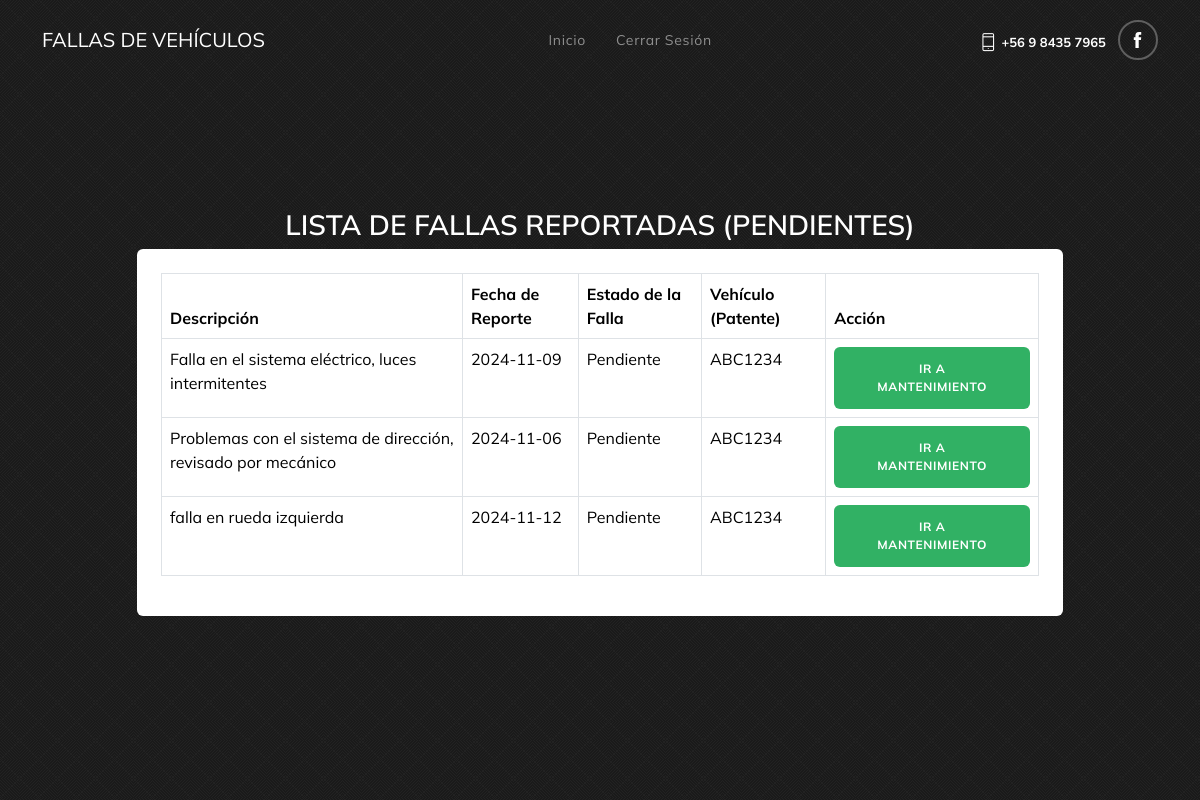
/Pagina/lista_fallas.php, run on the app's committed database.
### tables this page shows
CREATE TABLE `fallas_reportadas` (
  `id` int(11) NOT NULL,
  `vehiculo_id` int(11) DEFAULT NULL,
  `descripcion` text DEFAULT NULL,
  `fecha_reporte` date DEFAULT NULL,
  `estado_falla` varchar(50) DEFAULT NULL,
  `usuario_id` int(11) NOT NULL
);

CREATE TABLE `vehiculos` (
  `id` int(11) NOT NULL,
  `patente` varchar(10) NOT NULL,
  `tipo` varchar(50) NOT NULL,
  `modelo` varchar(50) DEFAULT NULL,
  `anno` int(11) DEFAULT NULL,
  `kilometraje_actual` int(11) DEFAULT NULL,
  `estado` varchar(50) DEFAULT NULL,
  `fecha_ingreso` date DEFAULT NULL
);

### Pagina/lista_fallas.php (the view, shortened to what this page needs)
<!DOCTYPE html>
<html lang="es">
<head>
    <link href="css/bootstrap.min.css" rel="stylesheet" type="text/css" />
    <link rel="stylesheet" type="text/css" href="css/themify-icons.css" />
    <link rel="stylesheet" href="https://cdn.jsdelivr.net/npm/bootstrap-icons@1.11.3/font/bootstrap-icons.min.css">
    <link href="css/style.min.css" rel="stylesheet" type="text/css" />
    <link rel="stylesheet" href="css/colors/green.css" id="color-opt">
    <link href="https://cdn.jsdelivr.net/npm/bootstrap@5.3.2/dist/css/bootstrap.min.css" rel="stylesheet">
    <link rel="stylesheet" type="text/css" href="css/themify-icons.css" />
    <link href="css/style.min.css" rel="stylesheet" type="text/css" />
    <link rel="stylesheet" href="css/colors/green.css" id="color-opt">
</head>
<body>
    <nav class="navbar navbar-expand-lg fixed-top navbar-custom sticky sticky-dark" id="navbar">
        <div class="container">
            <a class="navbar-brand">Fallas de Vehículos</a>
            <div class="collapse navbar-collapse" id="navbarCollapse">
                <ul class="navbar-nav mx-auto">
                    <li class="nav-item">
                        <a class="nav-link" href="mecanico_dashboard.php">Inicio</a>
                    </li>
                    <li class="nav-item">
                        <a class="nav-link" href="login.php">Cerrar Sesión</a>
                    </li>
                </ul>
                <ul class="text-right list-unstyled list-inline mb-0 nav-social">
                    <li class="list-inline-item text-white nav-number"><i class="ti-mobile"></i> <span>+56 9 8435 7965</span></li>
                    <li class="list-inline-item"><a href="#" class="facebook"><i class="ti-facebook"></i></a></li>
                </ul>
            </div>
        </div>
    </nav>
    <section class="bg-login d-flex align-items-center">
        <div class="container">
            <div class="row justify-content-center mt-4">
                <div class="col-lg-10">
                    <div class="text-center page-heading">
                        <h1 class="text-white">Lista de Fallas Reportadas (Pendientes)</h1>
                    </div>
                    <div class="bg-white p-4 rounded">
                        <?php
                        include "modelo/conexion.php";
                        ?>
                        <div class="table-responsive">
                            <table class="table table-bordered">
                                <thead>
                                    <tr>
                                        <th scope="col">Descripción</th>
                                        <th scope="col">Fecha de Reporte</th>
                                        <th scope="col">Estado de la Falla</th>
                                        <th scope="col">Vehículo (Patente)</th>
                                        <th scope="col">Acción</th>
                                    </tr>
                                </thead>
                                <tbody>
                                    <?php
                                    $sql = "SELECT f.id AS falla_id, f.descripcion, f.fecha_reporte, f.estado_falla, v.id AS vehiculo_id, v.patente
                                            FROM fallas_reportadas f
                                            JOIN vehiculos v ON f.vehiculo_id = v.id
                                            WHERE f.estado_falla = 'Pendiente'";
                                    $result = $conexion->query($sql);
                                    while ($datos = $result->fetch_object()) { ?>
                                        <tr>
                                            <td><?= $datos->descripcion ?></td>
                                            <td><?= $datos->fecha_reporte ?></td>
                                            <td><?= $datos->estado_falla ?></td>
                                            <td><?= $datos->patente ?></td>
                                            <td>
                                                <a href="mantenimiento.php?vehiculo_id=<?= $datos->vehiculo_id ?>" class="btn btn-primary w-100">
                                                    Ir a Mantenimiento
                                                </a>
                                            </td>
                                        </tr>
                                    <?php } ?>
                                </tbody>
                            </table>
                        </div>
                    </div>
                </div>
            </div>
        </div>
    </section>
</body>
</html>

### Pagina/css/colors/green.css (style rules this page uses)
.bg-primary, .btn-primary, .home-carousel .carousel-indicators li, .team-social li a:hover, .contact-border, .back-to-top:hover { background-color: #31b164 !important; }
.btn-primary, .registration-input-box:focus, .form-control:focus, .team-social li a:hover { border-color: #31b164; }

### data on the page
fallas_reportadas: descripcion "Falla en el sistema eléctrico, luces intermitentes", fecha_reporte "2024-11-09", estado_falla "Pendiente", vehiculo.patente "ABC1234"
fallas_reportadas: descripcion "Problemas con el sistema de dirección, revisado por mecánico", fecha_reporte "2024-11-06", estado_falla "Pendiente", vehiculo.patente "ABC1234"
fallas_reportadas: descripcion "falla en rueda izquierda", fecha_reporte "2024-11-12", estado_falla "Pendiente", vehiculo.patente "ABC1234"
